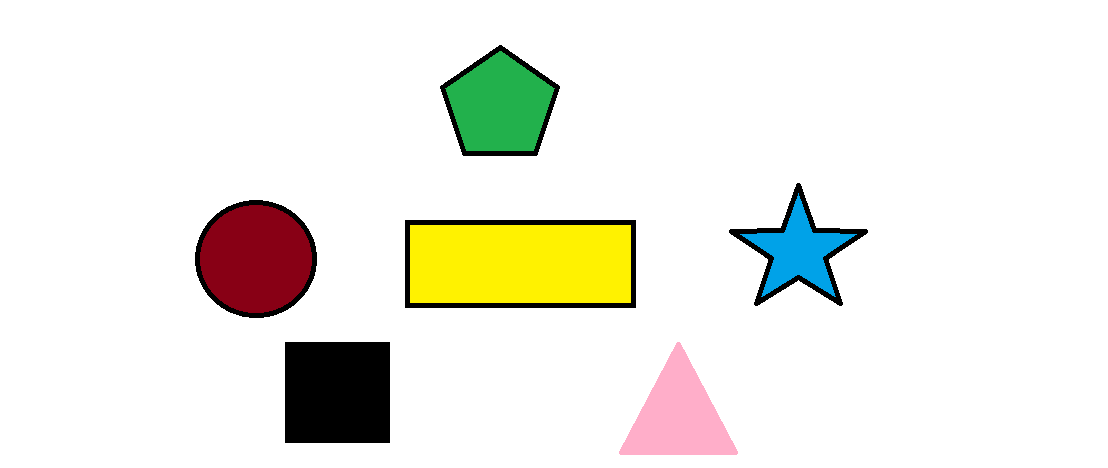
#> input picture resources/shapes.png, 1108 x 468 px, found by its file name
$ python Detect_Geometric_Shapes.py
#> lines starting #> are read from the running program, lines starting #| are printed output that depends on the picture; after the words box and inside, x2 and y2 are one past the last pixel; in counts of white or black regions, pixels touching at a corner belong together; long printed decimals are rounded
import cv2
img = cv2.imread('resources\\shapes.png')
#> img is the input picture: shape (468, 1108, 3); mean B, G, R 229.1, 237.3, 237.9
imGrey = cv2.cvtColor(img, cv2.COLOR_BGR2GRAY)
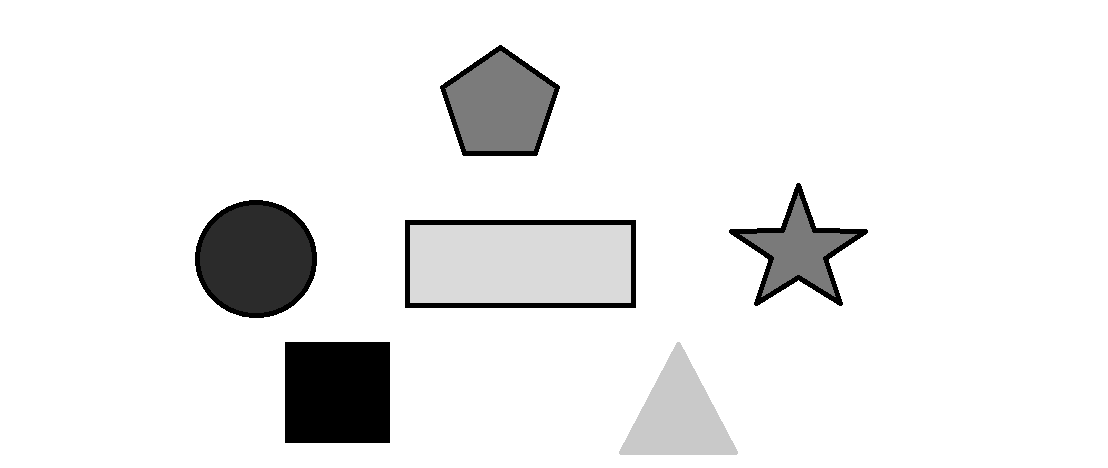
#> imGrey: shape (468, 1108); min 0, max 255, mean 236.5
_, thresh = cv2.threshold(imGrey, 240, 255, cv2.THRESH_BINARY)
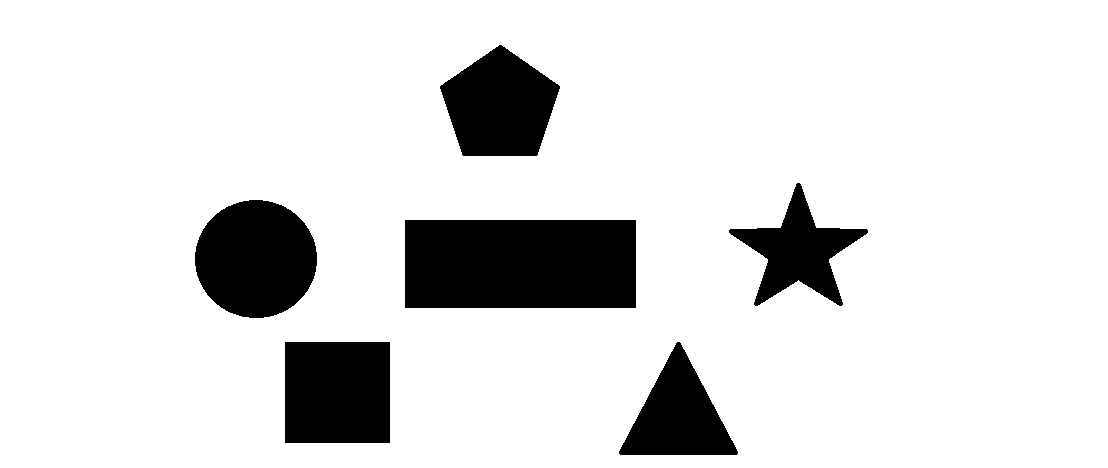
#> thresh: shape (468, 1108); 87.4% white; 6 black regions
contours, _ = cv2.findContours(thresh, cv2.RETR_TREE, cv2.CHAIN_APPROX_NONE)
#> contours = 7 contours; box (x1, y1, x2, y2) and area: (0, 0, 1108, 468) 516969, (404, 219, 637, 309) 20646, (194, 199, 318, 319) 11453, (284, 341, 391, 444) 10810, (439, 44, 561, 157) 9475, (618, 341, 739, 456) 7243, (728, 182, 869, 307) 6814

for contour in contours:
    approx = cv2.approxPolyDP(contour, 0.01 * cv2.arcLength(contour, True), True)
    # cv2.drawContours(img, [approx], 0, (0, 255, 0))
    x = approx.ravel()[0]
    y = approx.ravel()[1] - 15
    if len(approx) == 3:
        x = x - 20
        cv2.putText(img, "Triangle", (x, y), cv2.FONT_HERSHEY_SIMPLEX, 0.5, (0, 0, 0))
    elif len(approx) == 4:
        x1, y1, w, h = cv2.boundingRect(approx)
        aspectRatio = float(w)/h
        print(aspectRatio)
        if 0.95 <= aspectRatio <= 1.05:
            x = x + 10
            cv2.putText(img, "Square", (x, y), cv2.FONT_HERSHEY_SIMPLEX, 0.5, (0, 0, 0))
        else:
            cv2.putText(img, "Rectangle", (x, y), cv2.FONT_HERSHEY_SIMPLEX, 0.5, (0, 0, 0))
    elif len(approx) == 5:
        y = y - 40
        cv2.putText(img, "Pentagon", (x, y), cv2.FONT_HERSHEY_SIMPLEX, 0.5, (0, 0, 0))
    elif len(approx) == 10:
        cv2.putText(img, "Star", (x, y), cv2.FONT_HERSHEY_SIMPLEX, 0.5, (0, 0, 0))
    else:
        x = x - 20
        cv2.putText(img, "Circle", (x, y), cv2.FONT_HERSHEY_SIMPLEX, 0.5, (0, 0, 0))
#> this loop made 7 passes
#> (approx, x, y, x1, y1, w, h, aspectRatio) on passes 1, 3, 4: ([[0, 0], [0, 467], [1107, 467], [1107, 0]], 0, -15, 0, 0, 1108, 468, 2.37), ([[284, 342], [389, 341], [390, 442], [285, 443]], 294, 327, 284, 341, 107, 103, 1.04), ([[404, 220], [635, 219], [636, 307], [405, 308]], 404, 205, 404, 219, 233, 90, 2.59)
#> (approx, x, y) on pass 2: ([[677, 341], [736, 455], [618, 453]], 657, 326)
#| 2.368
#| 1.039
#| 2.589
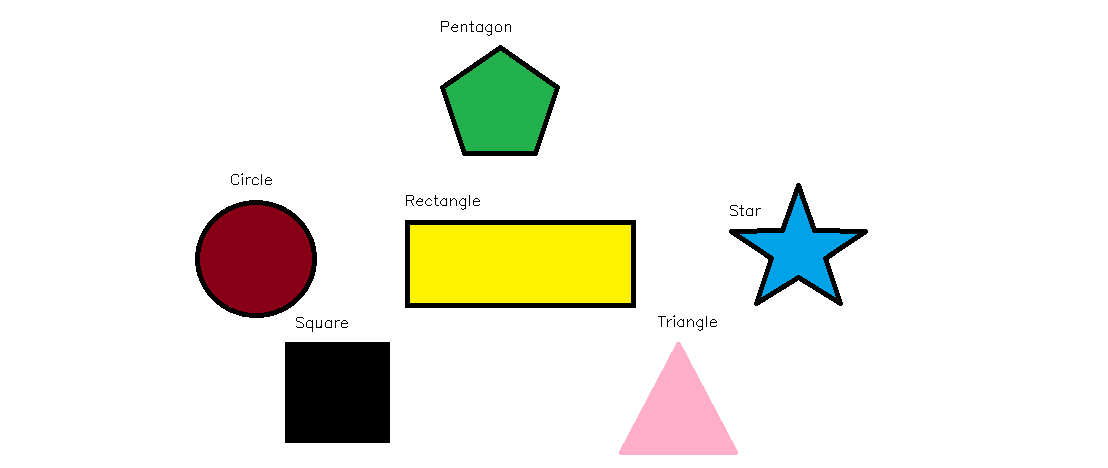
#> img: shape (468, 1108, 3); 0.16% of pixels changed, all inside (x1, y1, x2, y2) = (231, 21, 761, 332)

cv2.imshow("shapes", img)
cv2.waitKey(0)
cv2.destroyAllWindows()
